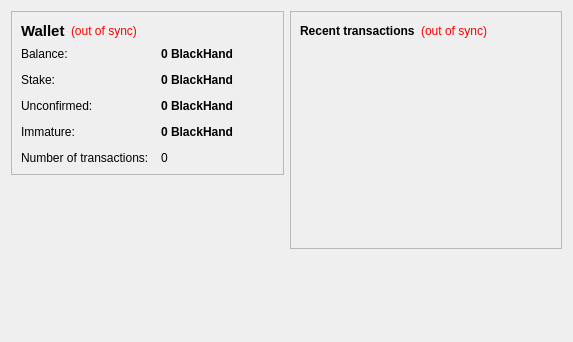
<?xml version="1.0" encoding="UTF-8"?>
<ui version="4.0">
 <class>OverviewPage</class>
 <widget class="QWidget" name="OverviewPage">
  <property name="geometry">
   <rect>
    <x>0</x>
    <y>0</y>
    <width>573</width>
    <height>342</height>
   </rect>
  </property>
  <property name="windowTitle">
   <string>Form</string>
  </property>
  <layout class="QHBoxLayout" name="horizontalLayout" stretch="1,1">
   <item>
    <layout class="QVBoxLayout" name="verticalLayout_2">
     <item>
      <widget class="QFrame" name="frame">
       <property name="frameShape">
        <enum>QFrame::StyledPanel</enum>
       </property>
       <property name="frameShadow">
        <enum>QFrame::Raised</enum>
       </property>
       <layout class="QVBoxLayout" name="verticalLayout_4">
        <item>
         <layout class="QHBoxLayout" name="horizontalLayout_4">
          <item>
           <widget class="QLabel" name="label_5">
            <property name="font">
             <font>
              <pointsize>11</pointsize>
              <weight>75</weight>
              <bold>true</bold>
             </font>
            </property>
            <property name="text">
             <string>Wallet</string>
            </property>
           </widget>
          </item>
          <item>
           <widget class="QLabel" name="labelWalletStatus">
            <property name="toolTip">
             <string>The displayed information may be out of date. Your wallet automatically synchronizes with the BlackHand network after a connection is established, but this process has not completed yet.</string>
            </property>
            <property name="styleSheet">
             <string notr="true">QLabel { color: red; }</string>
            </property>
            <property name="text">
             <string notr="true">(out of sync)</string>
            </property>
            <property name="alignment">
             <set>Qt::AlignLeading|Qt::AlignLeft|Qt::AlignVCenter</set>
            </property>
           </widget>
          </item>
          <item>
           <spacer name="horizontalSpacer_2">
            <property name="orientation">
             <enum>Qt::Horizontal</enum>
            </property>
            <property name="sizeHint" stdset="0">
             <size>
              <width>40</width>
              <height>20</height>
             </size>
            </property>
           </spacer>
          </item>
         </layout>
        </item>
        <item>
         <layout class="QFormLayout" name="formLayout_2">
          <property name="fieldGrowthPolicy">
           <enum>QFormLayout::AllNonFixedFieldsGrow</enum>
          </property>
          <property name="horizontalSpacing">
           <number>12</number>
          </property>
          <property name="verticalSpacing">
           <number>12</number>
          </property>
          <item row="0" column="0">
           <widget class="QLabel" name="label">
            <property name="text">
             <string>Balance:</string>
            </property>
           </widget>
          </item>
          <item row="0" column="1">
           <widget class="QLabel" name="labelBalance">
            <property name="font">
             <font>
              <weight>75</weight>
              <bold>true</bold>
             </font>
            </property>
            <property name="cursor">
             <cursorShape>IBeamCursor</cursorShape>
            </property>
            <property name="toolTip">
             <string>Your current balance</string>
            </property>
            <property name="text">
             <string notr="true">0 BlackHand</string>
            </property>
            <property name="textInteractionFlags">
             <set>Qt::LinksAccessibleByMouse|Qt::TextSelectableByKeyboard|Qt::TextSelectableByMouse</set>
            </property>
           </widget>
          </item>
          <item row="1" column="0">
           <widget class="QLabel" name="label_6">
            <property name="text">
             <string>Stake:</string>
            </property>
           </widget>
          </item>
          <item row="1" column="1">
           <widget class="QLabel" name="labelStake">
            <property name="font">
             <font>
              <weight>75</weight>
              <bold>true</bold>
             </font>
            </property>
            <property name="cursor">
             <cursorShape>IBeamCursor</cursorShape>
            </property>
            <property name="toolTip">
             <string>Total of coins that was staked, and do not yet count toward the current balance</string>
            </property>
            <property name="text">
             <string notr="true">0 BlackHand</string>
            </property>
            <property name="textInteractionFlags">
             <set>Qt::LinksAccessibleByMouse|Qt::TextSelectableByKeyboard|Qt::TextSelectableByMouse</set>
            </property>
           </widget>
          </item>
          <item row="2" column="0">
           <widget class="QLabel" name="label_3">
            <property name="text">
             <string>Unconfirmed:</string>
            </property>
           </widget>
          </item>
          <item row="2" column="1">
           <widget class="QLabel" name="labelUnconfirmed">
            <property name="font">
             <font>
              <weight>75</weight>
              <bold>true</bold>
             </font>
            </property>
            <property name="cursor">
             <cursorShape>IBeamCursor</cursorShape>
            </property>
            <property name="toolTip">
             <string>Total of transactions that have yet to be confirmed, and do not yet count toward the current balance</string>
            </property>
            <property name="text">
             <string notr="true">0 BlackHand</string>
            </property>
            <property name="textInteractionFlags">
             <set>Qt::LinksAccessibleByMouse|Qt::TextSelectableByKeyboard|Qt::TextSelectableByMouse</set>
            </property>
           </widget>
          </item>
          <item row="3" column="0">
           <widget class="QLabel" name="labelImmatureText">
            <property name="text">
             <string>Immature:</string>
            </property>
           </widget>
          </item>
          <item row="3" column="1">
           <widget class="QLabel" name="labelImmature">
            <property name="font">
             <font>
              <weight>75</weight>
              <bold>true</bold>
             </font>
            </property>
            <property name="toolTip">
             <string>Mined balance that has not yet matured</string>
            </property>
            <property name="text">
             <string notr="true">0 BlackHand</string>
            </property>
            <property name="textInteractionFlags">
             <set>Qt::LinksAccessibleByMouse|Qt::TextSelectableByKeyboard|Qt::TextSelectableByMouse</set>
            </property>
           </widget>
          </item>
          <item row="4" column="0">
           <widget class="QLabel" name="label_2">
            <property name="text">
             <string>Number of transactions:</string>
            </property>
           </widget>
          </item>
          <item row="4" column="1">
           <widget class="QLabel" name="labelNumTransactions">
            <property name="toolTip">
             <string>Total number of transactions in wallet</string>
            </property>
            <property name="text">
             <string notr="true">0</string>
            </property>
           </widget>
          </item>
         </layout>
        </item>
       </layout>
      </widget>
     </item>
     <item>
      <spacer name="verticalSpacer">
       <property name="orientation">
        <enum>Qt::Vertical</enum>
       </property>
       <property name="sizeHint" stdset="0">
        <size>
         <width>20</width>
         <height>40</height>
        </size>
       </property>
      </spacer>
     </item>
     <item>
      <widget class="QLabel" name="label_6">
       <property name="text">
        <string/>
       </property>
       <property name="pixmap">
        <pixmap resource="../bitcoin.qrc">:/images/backg</pixmap>
       </property>
       <property name="scaledContents">
        <bool>false</bool>
       </property>
       <property name="alignment">
        <set>Qt::AlignCenter</set>
       </property>
       <property name="margin">
        <number>-2</number>
       </property>
      </widget>
     </item>
    </layout>
   </item>
   <item>
    <layout class="QVBoxLayout" name="verticalLayout_3">
     <item>
      <widget class="QFrame" name="frame_2">
       <property name="frameShape">
        <enum>QFrame::StyledPanel</enum>
       </property>
       <property name="frameShadow">
        <enum>QFrame::Raised</enum>
       </property>
       <layout class="QVBoxLayout" name="verticalLayout">
        <item>
         <layout class="QHBoxLayout" name="horizontalLayout_2">
          <item>
           <widget class="QLabel" name="label_4">
            <property name="text">
             <string>&lt;b&gt;Recent transactions&lt;/b&gt;</string>
            </property>
           </widget>
          </item>
          <item>
           <widget class="QLabel" name="labelTransactionsStatus">
            <property name="toolTip">
             <string>The displayed information may be out of date. Your wallet automatically synchronizes with the BlackHand network after a connection is established, but this process has not completed yet.</string>
            </property>
            <property name="styleSheet">
             <string notr="true">QLabel { color: red; }</string>
            </property>
            <property name="text">
             <string notr="true">(out of sync)</string>
            </property>
            <property name="alignment">
             <set>Qt::AlignRight|Qt::AlignTrailing|Qt::AlignVCenter</set>
            </property>
           </widget>
          </item>
          <item>
           <spacer name="horizontalSpacer">
            <property name="orientation">
             <enum>Qt::Horizontal</enum>
            </property>
            <property name="sizeHint" stdset="0">
             <size>
              <width>40</width>
              <height>20</height>
             </size>
            </property>
           </spacer>
          </item>
         </layout>
        </item>
        <item>
         <widget class="QListView" name="listTransactions">
          <property name="styleSheet">
           <string notr="true">QListView { background: transparent; }</string>
          </property>
          <property name="frameShape">
           <enum>QFrame::NoFrame</enum>
          </property>
          <property name="verticalScrollBarPolicy">
           <enum>Qt::ScrollBarAlwaysOff</enum>
          </property>
          <property name="horizontalScrollBarPolicy">
           <enum>Qt::ScrollBarAlwaysOff</enum>
          </property>
          <property name="selectionMode">
           <enum>QAbstractItemView::NoSelection</enum>
          </property>
         </widget>
        </item>
       </layout>
      </widget>
     </item>
     <item>
      <spacer name="verticalSpacer_2">
       <property name="orientation">
        <enum>Qt::Vertical</enum>
       </property>
       <property name="sizeHint" stdset="0">
        <size>
         <width>20</width>
         <height>40</height>
        </size>
       </property>
      </spacer>
     </item>
    </layout>
   </item>
  </layout>
 </widget>
 <resources/>
 <connections/>
</ui>
